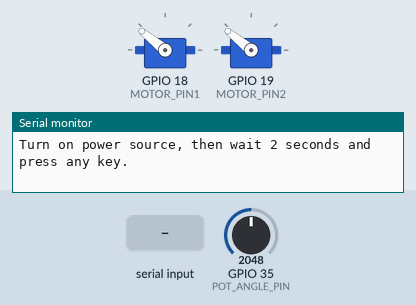
This sketch was run on a simulated ESP32. Parts: 2 × servo, the last lines printed to the serial monitor. Inputs (shaded band) come from the test bench; at power-on: GPIO 35 (POT_ANGLE_PIN) = 2048.

Above: at 3.3 s.
3.4 s: "SET \n" received over Serial
At 3.9 s:
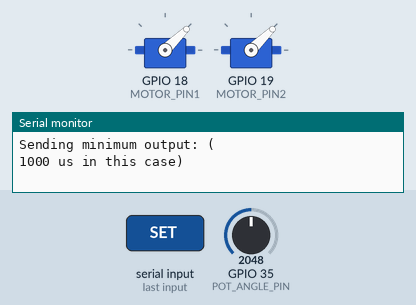
6.4 s: "SET 90\n" received over Serial
At 9.2 s:
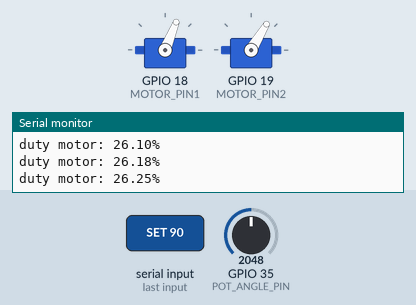
9.4 s: GPIO 35 (POT_ANGLE_PIN) set to 3603
At 9.74 s:
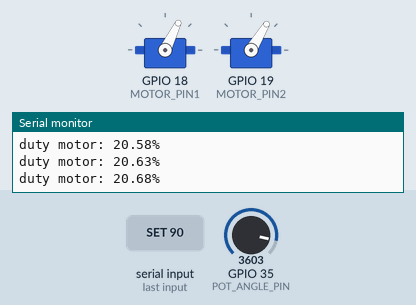
Timing chart, 0 to 12.6 s (numbered marks = the images above; inputs shaded):
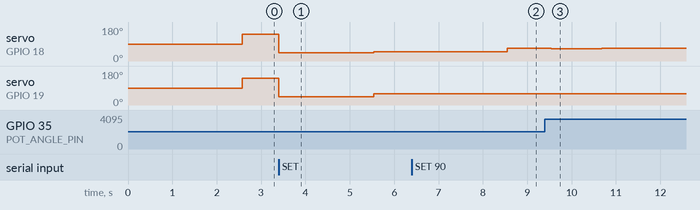

Measured:
- after the input at 3.4 s, servo on GPIO 18 (MOTOR_PIN1): 141° → 44° at once, → 50° 2.1 s later; servo on GPIO 19 (MOTOR_PIN2): 141° → 44° at once, → 59° 2.1 s later
- after the input at 6.4 s, servo on GPIO 18 (MOTOR_PIN1): 50° → 68° after 2.1 s
- after the input at 9.4 s, servo on GPIO 18 (MOTOR_PIN1): 68° → 64° after 0.12 s, → 65° 0.37 s later, → 66° 0.40 s later, → 67° 0.40 s later, … (5 changes in this stretch)

The sketch:

ESP32_PID_CONTROLLER.ino
```cpp
#include <ESP32Servo.h>

#define MAX_SIGNAL 2000
#define MIN_SIGNAL 1000
#define MOTOR_PIN1 18 // GPIO 18
#define MOTOR_PIN2 19 // GPIO 19
#define POT_ANGLE_PIN 35    // GPIO 34, para medir el ángulo
//#define POT_REF_PIN 34      // GPIO 35, para la referencia de voltaje
const int CONSTANT_SPEED = 1150;
bool motor2Running = true;

const int FILTER_SIZE = 10;
float errorBuffer[FILTER_SIZE] = {0};

// Variables para la ecuación en diferencias del precompensador y del compensador
float error[2] = {0, 0}; // Entradas del compensador (error)
float integrado[2] = {0, 0}; // Salidas del compensador
float derivativo[2] = {0, 0};
float y_comp =0;


// Variables para control del tiempo de muestreo
unsigned long lastTime = 0;
const float sampleTime = 0.00105; // Tiempo de muestreo en segundos (1.05 ms)

// Variable para controlar el tiempo de establecimiento inicial
unsigned long startTime = 0;
const unsigned long settlingTime = 3000; // Tiempo de establecimiento en milisegundos (5 segundos)

Servo motor1;
Servo motor2;

float refVoltage = 1.5; // Valor inicial de referencia de voltaje
float ref = 1.5;

void setup() {
  Serial.begin(9600);
  Serial.println("CALIBRACIÓN DEL ESC...");
  Serial.println(" ");
  delay(1500);
  Serial.println("Empieza el programa..");
  delay(1000);
  Serial.println("Inicialización del ESC.");

  motor1.attach(MOTOR_PIN1);
  motor2.attach(MOTOR_PIN2);

  // Calibración de ambos motores con señal máxima
  Serial.print("Now writing maximum output: ("); Serial.print(MAX_SIGNAL); Serial.print(" us in this case)"); Serial.print("\n");
  Serial.println("Turn on power source, then wait 2 seconds and press any key.");
  motor1.writeMicroseconds(MAX_SIGNAL);
  motor2.writeMicroseconds(MAX_SIGNAL);

  // Esperar entrada del usuario
  while (!Serial.available());
  Serial.read();

  // Calibración de ambos motores con señal mínima
  Serial.println("\n");
  Serial.println("Sending minimum output: ("); Serial.print(MIN_SIGNAL); Serial.print(" us in this case)"); Serial.print("\n");
  motor1.writeMicroseconds(MIN_SIGNAL);
  motor2.writeMicroseconds(MIN_SIGNAL);

  // Pequeña demora para asegurar que la calibración se complete
  delay(2000);

  Serial.println("The ESCs are calibrated");
  Serial.println("----");
  Serial.println("Motor2 is set to a constant speed of 1150 us");
  Serial.println("Now, adjust the potentiometer to control motor1 speed.");
  Serial.println("Type 'S2' to stop motor2");
  Serial.println("Type 'SET X.X' to set reference voltage");

  // Configurar motor2 a velocidad constante
  motor2.writeMicroseconds(CONSTANT_SPEED);

  // Configurar motor1 a velocidad inicial del 6%
  motor1.writeMicroseconds(1060); // 6% de la velocidad

  // Inicializar el tiempo de inicio
  startTime = millis();
}

void loop() {
  unsigned long currentTime = millis();
  unsigned long elapsedTime = currentTime - lastTime;
  unsigned long runningTime = currentTime - startTime;

  // Verificar si ha pasado el tiempo de muestreo
  if (elapsedTime >= sampleTime * 1000) { // Convertir tiempo de muestreo a milisegundos
    lastTime = currentTime;

    if (Serial.available() > 0) {
      String input = Serial.readStringUntil('\n'); // Leer la entrada hasta un carácter de nueva línea
      input.trim(); // Eliminar cualquier espacio en blanco al inicio o al final
      if (input.startsWith("SET ")) {
        input.remove(0, 4); // Eliminar el comando 'SET '
        ref = input.toFloat(); // Convertir el valor a float
        Serial.print("Reference voltage set to: "); Serial.print(refVoltage); Serial.println(" V");
      }
    }

    refVoltage = ((ref)/(21.428))+1.51;

    // Leer valores de los potenciómetros
    int potAngleValue = analogRead(POT_ANGLE_PIN);
    //int potRefValue = 2047;

    // Convertir los valores de los potenciómetros a voltaje
    float angleVoltage = potAngleValue * (3.3 / 4095.0);
    //float refVoltage = 1.71;

    for (int i = FILTER_SIZE - 1; i > 0; i--) {
      errorBuffer[i] = errorBuffer[i - 1];
    }

    errorBuffer[0] = angleVoltage;

    // Calcular la media móvil del error
    float filteredError = 0;
    for (int i = 0; i < FILTER_SIZE; i++) {
      filteredError += errorBuffer[i];
    }
    filteredError /= FILTER_SIZE;

    // Si ha pasado el tiempo de establecimiento, comenzar a ajustar la velocidad del motor
    if (runningTime >= settlingTime) {

      // Calcular el error con realimentación unitaria
      float errores = refVoltage - filteredError;

      float Kp = 1.00496;
      float Ki = 1.61743;
      float Kd = 0.0005681;
      float Td = Kd/Kp;
      float N =100;
      // Descomentar Kd para probar el PID

      // Compensador
      error[1] = error[0];
      error[0] = errores; // El error es la entrada del compensador

      float P = error[0] * Kp;
      float I = integrado[1] + (Ki*0.002*error[1]);
      float D = (Td/((N*0.002)+Td))*derivativo[1] + ((Kd*N)/((N*0.002)+Td))*( error[0] - error[1]);

      integrado[1]= I;
      derivativo[1]= D;

      float y_comp = P + I + D;

      float duty=  y_comp*0.058;
      float duty_motor=  (duty*1000)+1000;

      Serial.print("duty motor: "); Serial.print(duty*100); Serial.println("%");
      //Serial.print("duty motor conversion: "); Serial.print(duty_motor);

      if(duty_motor > 1250){duty_motor=1250;}
      else if(duty_motor < 1000){duty_motor=1000;}

      // Ajustar la velocidad del motor1
      motor1.writeMicroseconds(duty_motor);
    }

    if (motor2Running) {
      motor2.writeMicroseconds(CONSTANT_SPEED); // Mantener motor2 a velocidad constante
    }
  }
}
```
